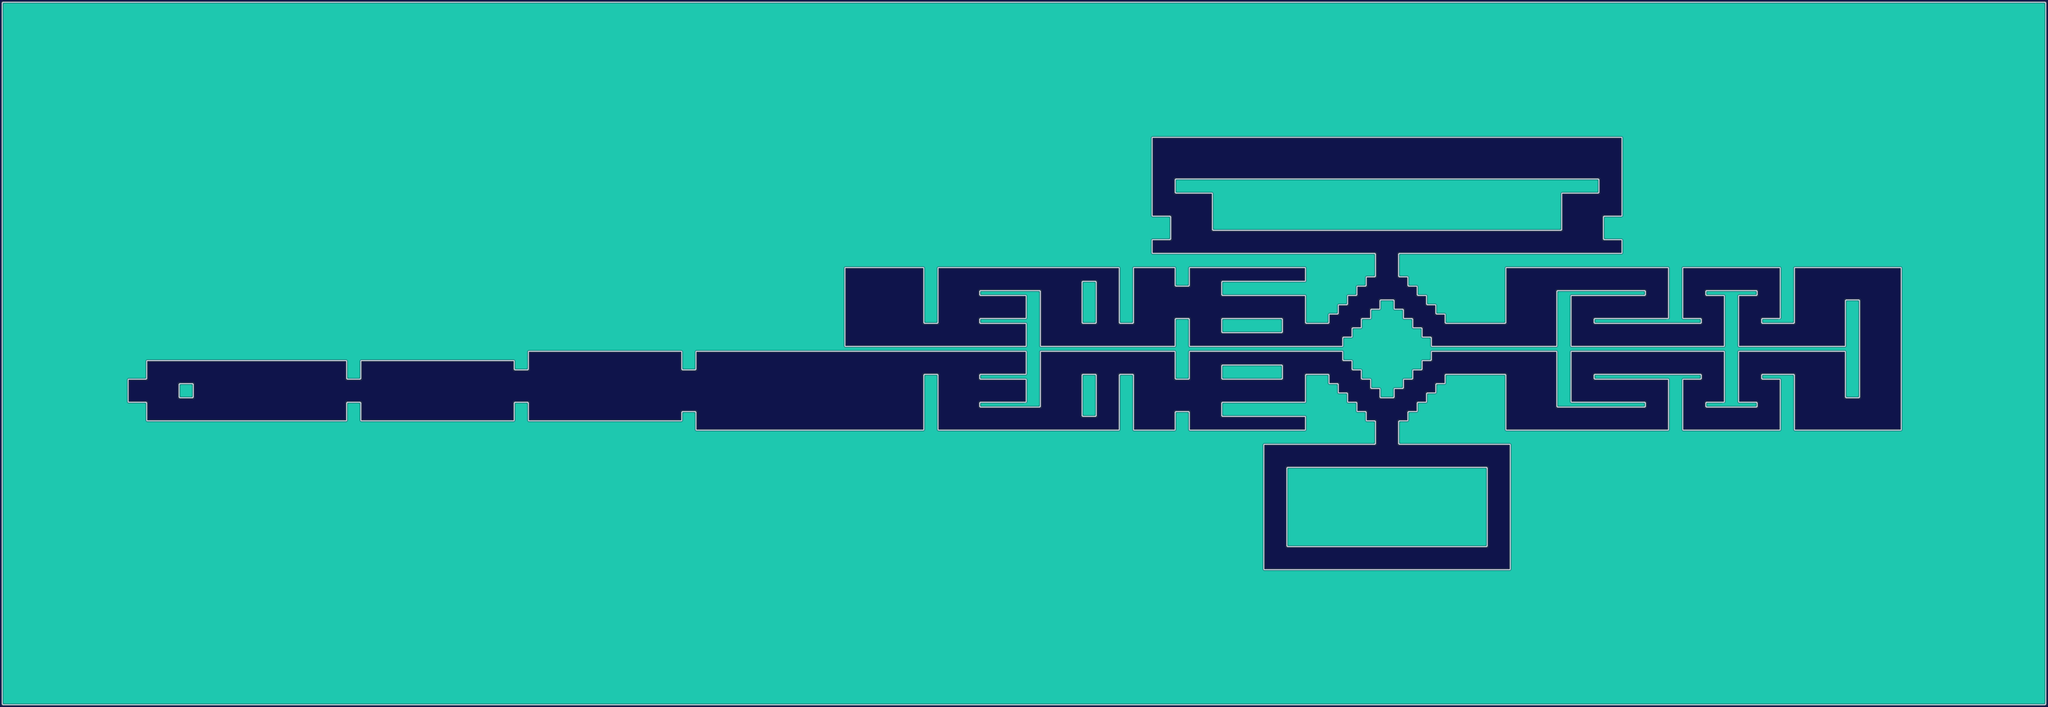

Tiled map render using the project's own tile images. Description and the map definition, with tile-layer contents summarised, below:
An orthogonal 220x76 tile map with 32x32 px tiles, 1 tile layer (Tile Layer 1).

<map version="1.10" tiledversion="1.11.2" orientation="orthogonal" renderorder="right-down" width="220" height="76" tilewidth="32" tileheight="32" infinite="0" nextlayerid="2" nextobjectid="1">
 <tileset firstgid="1" source="../Tilesets/TSXs/Overworld 3.tsx" />
 <layer id="1" name="Tile Layer 1" width="220" height="76">
  <data>[16720 cells, 16720 non-empty, 24 distinct tile ids]</data>
 </layer>
</map>
